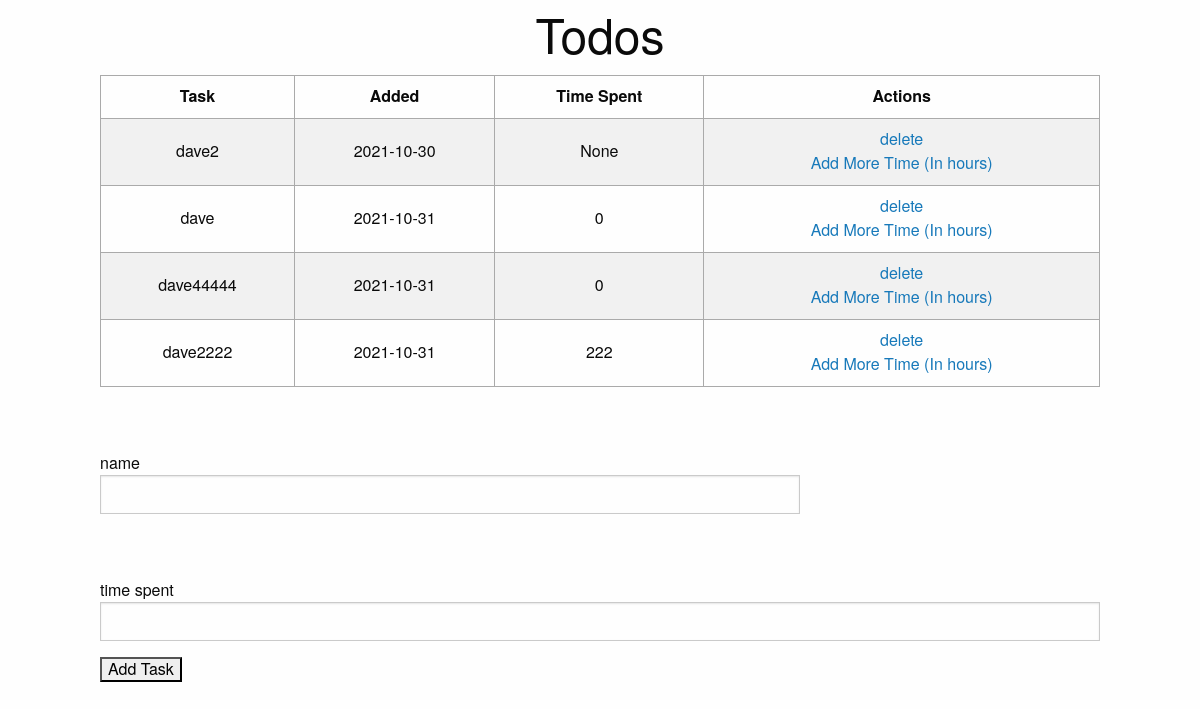
Before: / with the older database file.
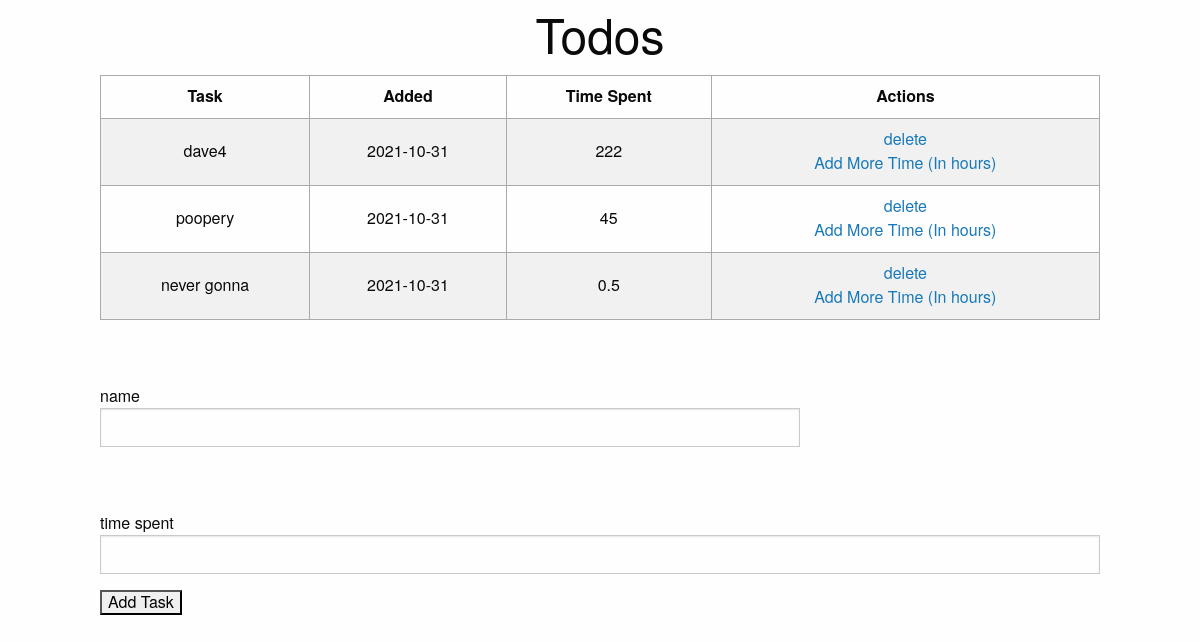
After: the same page with the newer database file.
### app.py (models this page shows, shortened)
class Todo(db.Model):
    id = db.Column(db.Integer, primary_key=True)
    content = db.Column(db.String(200), nullable=False)
    completed = db.Column(db.Integer, default=0)
    date_created = db.Column(db.DateTime, default=datetime.utcnow)
    time_spent = db.Column(db.Integer, default=0)

### app.py (the view)
@app.route('/', methods=['POST', 'GET'])
def index():
    if request.method == 'POST':
        task_content = request.form['content']
        time_spent = request.form['time_spent']
        new_task = Todo(content=task_content, time_spent=time_spent)
        try:
            db.session.add(new_task)
            db.session.commit()
            return redirect('/')
        except:
            return 'There was an issue'
    else:
        tasks = Todo.query.order_by(Todo.date_created).all()
        return render_template('index.html', tasks=tasks)

### templates/index.html (shortened to what this page needs)
{% extends 'base.html' %}
{% block body %}
<div class="content">
    <h1 style="text-align: center">Todos</h1>
    {% if tasks|length < 1 %}
        <h4>empty list add one below</h4>
    {% else %}
    <table>
        <tr>
            <th>Task</th>
            <th>Added</th>
            <th>Time Spent</th>
            <th>Actions</th>
        </tr>
        {% for task in tasks %}
        <tr>
            <td>{{ task.content }}</td>
            <td>{{ task.date_created.date() }}</td>
            <td>{{ task.time_spent }}</td>
            <td>
                <a href="/delete/{{task.id}}">delete</a>
            <br>
            <a href="/update/{{task.id}}">Add More Time (In hours)</a>
        </td>
        </tr>
        {% endfor %}
    </table>
    {% endif %}
    <br><BR>
    <form actions="/" method="POST">
        name <input type="text" name="content" id="content">
        <br><br>
        time spent <input type="text" name="time_spent" id="time_spent">
        <input type="submit" value="Add Task">
    </form>
</div>
{% endblock %}

### templates/base.html (shortened to what this page needs)
<!DOCTYPE html>
<html lang="en">
<head>
    <link rel="stylesheet" href="{{ url_for('static', filename='css/main.css') }}">
<link rel="stylesheet" href="https://cdn.jsdelivr.net/npm/foundation-sites@6.7.3/dist/css/foundation.min.css">
</head>
<body>
    {% block body %}{% endblock %}
</body>
</html>

### static/css/main.css (style rules this page uses)
body, html { margin: 0; font-family: sans-serif; }
.content { margin: 0 auto; width: 1000px; }
table, td, th { border: 1px solid #aaa; }
table { border-collapse: collapse; width: 100%; }
th { height: 30px; }
td { text-align: center; padding: 5px; }
#content { width: 70%; }

Changed rows visible on the page:
removed Todo: content "dave", date_created "2021-10-31", time_spent "0"
removed Todo: content "dave44444", date_created "2021-10-31", time_spent "0"
removed Todo: content "dave2222", date_created "2021-10-31", time_spent "222"
changed Todo: content "dave2" → "dave4"; date_created "2021-10-30" → "2021-10-31"; time_spent "None" → "222"
added Todo: content "poopery", date_created "2021-10-31", time_spent "45"
added Todo: content "never gonna", date_created "2021-10-31", time_spent "0.5"
